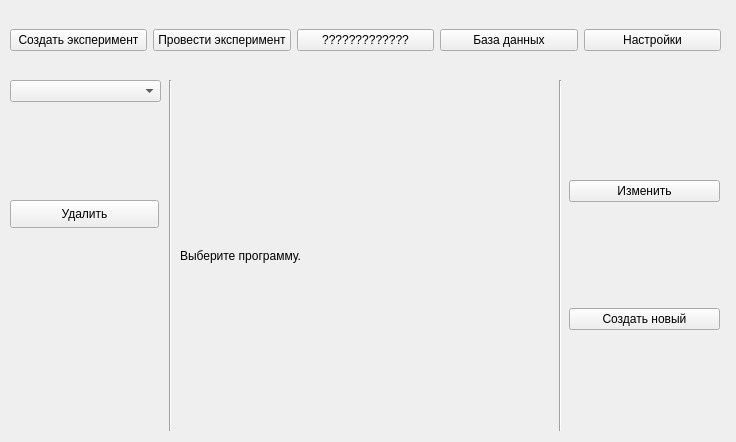
<?xml version="1.0" encoding="UTF-8"?>
<ui version="4.0">
 <class>WindowCreate</class>
 <widget class="QMainWindow" name="WindowCreate">
  <property name="geometry">
   <rect>
    <x>0</x>
    <y>0</y>
    <width>736</width>
    <height>442</height>
   </rect>
  </property>
  <property name="windowTitle">
   <string>MainWindow</string>
  </property>
  <widget class="QWidget" name="centralwidget">
   <widget class="QWidget" name="verticalLayoutWidget_2">
    <property name="geometry">
     <rect>
      <x>180</x>
      <y>80</y>
      <width>371</width>
      <height>351</height>
     </rect>
    </property>
    <layout class="QVBoxLayout" name="widgetMain">
     <item>
      <widget class="QLabel" name="label">
       <property name="text">
        <string>Выберите программу.</string>
       </property>
       <property name="scaledContents">
        <bool>true</bool>
       </property>
       <property name="wordWrap">
        <bool>false</bool>
       </property>
      </widget>
     </item>
    </layout>
   </widget>
   <widget class="QWidget" name="verticalLayoutWidget_3">
    <property name="geometry">
     <rect>
      <x>569</x>
      <y>80</y>
      <width>151</width>
      <height>351</height>
     </rect>
    </property>
    <layout class="QVBoxLayout" name="widgetSecond">
     <item>
      <widget class="QPushButton" name="btnChange">
       <property name="text">
        <string>Изменить</string>
       </property>
      </widget>
     </item>
     <item>
      <widget class="QPushButton" name="btnAdd">
       <property name="text">
        <string>Создать новый</string>
       </property>
      </widget>
     </item>
    </layout>
   </widget>
   <widget class="QWidget" name="horizontalLayoutWidget">
    <property name="geometry">
     <rect>
      <x>10</x>
      <y>10</y>
      <width>711</width>
      <height>61</height>
     </rect>
    </property>
    <layout class="QHBoxLayout" name="horizontalLayout">
     <item>
      <widget class="QPushButton" name="btnCreate">
       <property name="text">
        <string>Создать эксперимент</string>
       </property>
      </widget>
     </item>
     <item>
      <widget class="QPushButton" name="btnDo">
       <property name="text">
        <string>Провести эксперимент</string>
       </property>
      </widget>
     </item>
     <item>
      <widget class="QPushButton" name="btn">
       <property name="text">
        <string>?????????????</string>
       </property>
      </widget>
     </item>
     <item>
      <widget class="QPushButton" name="btnBd">
       <property name="text">
        <string>База данных</string>
       </property>
      </widget>
     </item>
     <item>
      <widget class="QPushButton" name="btnSett">
       <property name="text">
        <string>Настройки</string>
       </property>
      </widget>
     </item>
    </layout>
   </widget>
   <widget class="Line" name="line_3">
    <property name="geometry">
     <rect>
      <x>160</x>
      <y>80</y>
      <width>20</width>
      <height>351</height>
     </rect>
    </property>
    <property name="orientation">
     <enum>Qt::Vertical</enum>
    </property>
   </widget>
   <widget class="Line" name="line_4">
    <property name="geometry">
     <rect>
      <x>550</x>
      <y>80</y>
      <width>20</width>
      <height>351</height>
     </rect>
    </property>
    <property name="orientation">
     <enum>Qt::Vertical</enum>
    </property>
   </widget>
   <widget class="QComboBox" name="comboBox">
    <property name="geometry">
     <rect>
      <x>10</x>
      <y>80</y>
      <width>151</width>
      <height>22</height>
     </rect>
    </property>
   </widget>
   <widget class="QPushButton" name="btnDel">
    <property name="geometry">
     <rect>
      <x>10</x>
      <y>200</y>
      <width>149</width>
      <height>28</height>
     </rect>
    </property>
    <property name="text">
     <string>Удалить</string>
    </property>
   </widget>
  </widget>
 </widget>
 <resources/>
 <connections/>
</ui>
